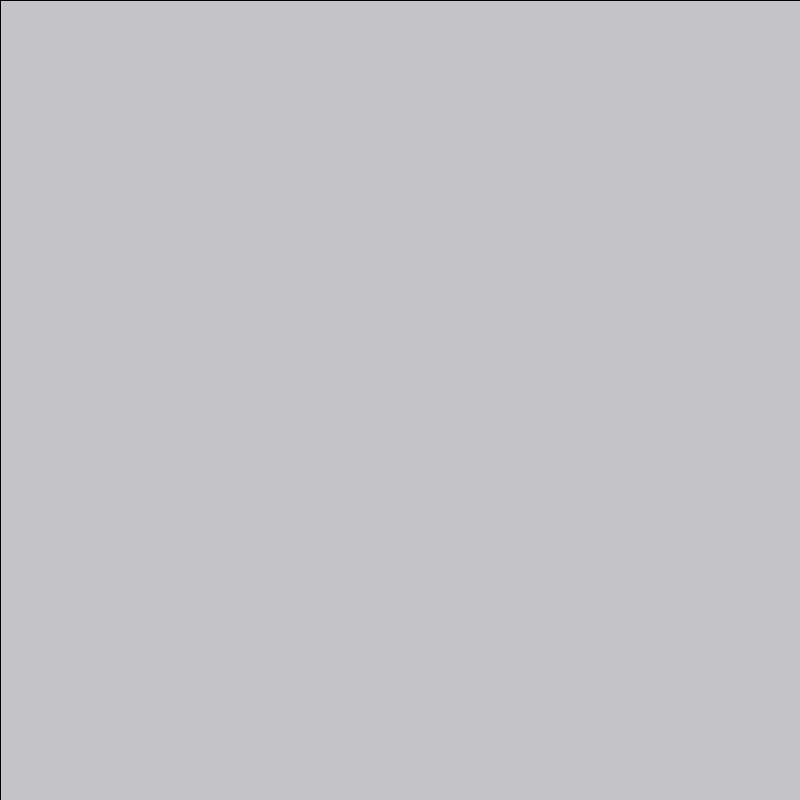
Frame 1 (no input)
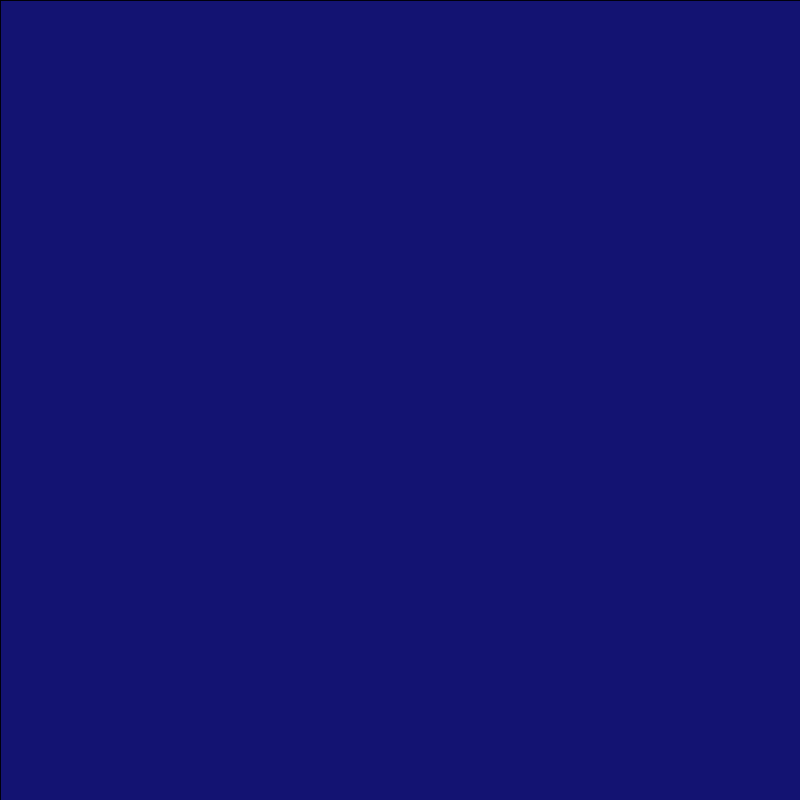
Frame 60 (the mouse pressed at the canvas centre just before this capture)
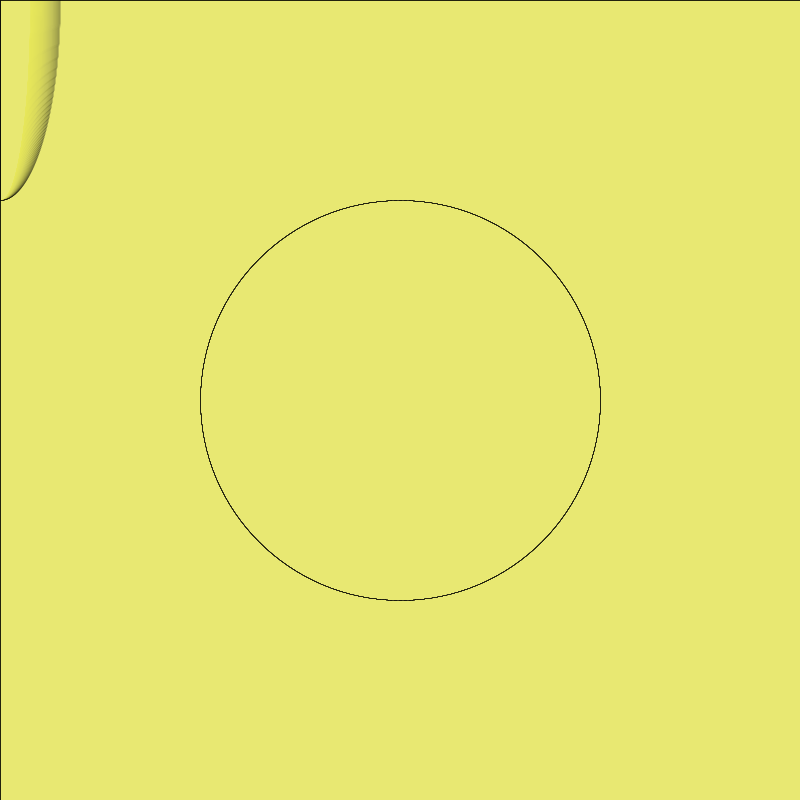
Frame 120 (the mouse held since frame 60 and released just before this capture)

The Processing sketch that drew these frames (run headless with seeded random() and noise(); from frame 60 on, the mouse is pressed at the canvas centre):

// Processing sketch: processing_58598
// ── processing_58598.pde

int c,d,x,y;
void setup(){
  size(800,800);
  smooth();
  c=0;
  d=0;
  x=0;
  y=0;
}

void draw(){
  fill(mouseY,mouseX,100,10);
  rect(x,y,width,height);
  c++;
  if(c>200){
    d=0;
  }
  if(d>300){
    x=100;
  }
  if(x> 100){
    y= 50;
  }
  if (y>150){
    c = 0;
  }
  noFill();
  strokeWeight(.2);
  stroke(sin(millis()));
  ellipse(width/2,height/2,mouseY,mouseX);
  ellipse(x,y,c,mouseX);
  ellipse(y,x,d,mouseY);
}

void mouseClicked(){
  if(d==0){
    d =100;
  } else {
    d = 400;
  }
}

void mouseDragged(){
  if (c>100){
    d=0;
  }
}
    
    
    
